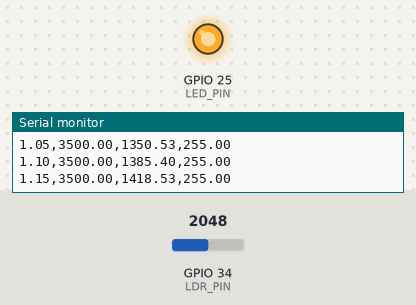
Bench run of a sketch on a simulated ESP32. On the bench: output pins drawn as LEDs (lit = HIGH), the last lines printed to the serial monitor. The inputs (shaded band) are chosen by the test bench; at power-on: GPIO 34 (LDR_PIN) = 2048.

Above: at 1.2 s.
1.3 s: GPIO 34 (LDR_PIN) set to 2866
4.3 s: GPIO 34 (LDR_PIN) set to 3603
At 4.57 s:
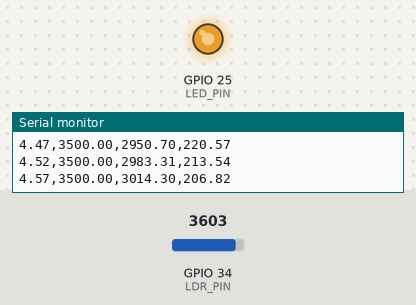
7.3 s: GPIO 34 (LDR_PIN) set to 4095
At 8.7 s:
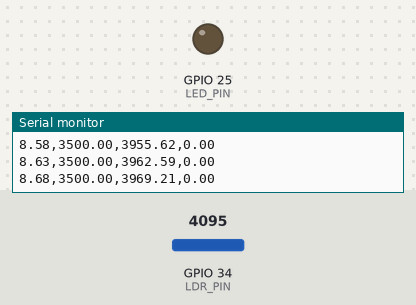
Timing chart, 0 to 10.3 s (numbered marks = the images above; inputs shaded):
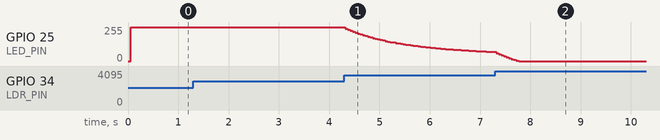

The sketch:

Project_C__PID_Controller_.ino
```cpp
const int LDR_PIN = 34;
const int LED_PIN = 25;

float Kp = 0.30;
float Ki = 0.10;
float Kd = 0.00;

const float SP = 3500.0;
const int OUT_MIN = 0;
const int OUT_MAX = 255;
const int INTERVAL = 50;
const float ALPHA = 0.05;

float pv = 0;
float integral = 0;
float lastError = 0;
int lastStep = 0;

void setup() {
  // put your setup code here, to run once:
  Serial.begin(115200);
  pinMode(LED_PIN, OUTPUT);
  Serial.println("seconds,sp,pv,output");
}

void loop() {
  // put your main code here, to run repeatedly:
  if(millis() - lastStep < INTERVAL) return;
  float dt = (millis() - lastStep) / 1000.0;
  lastStep = millis();

  int raw = analogRead(LDR_PIN);
  pv = (1-ALPHA)*pv + ALPHA*raw;

  float error = SP - pv;
  float derivative = (error - lastError) / dt;
  float output = Kp*error + Ki*integral + Kd*derivative;

  float outClamped = constrain(output, OUT_MIN, OUT_MAX);

  if(output == outClamped){
    integral = integral + dt*error;
  }

  analogWrite(LED_PIN, (int)outClamped);
  lastError = error;

  Serial.print(millis()/1000.0); Serial.print(",");
  Serial.print(SP);  Serial.print(",");
  Serial.print(pv);  Serial.print(",");
  Serial.println(outClamped);
}
```
